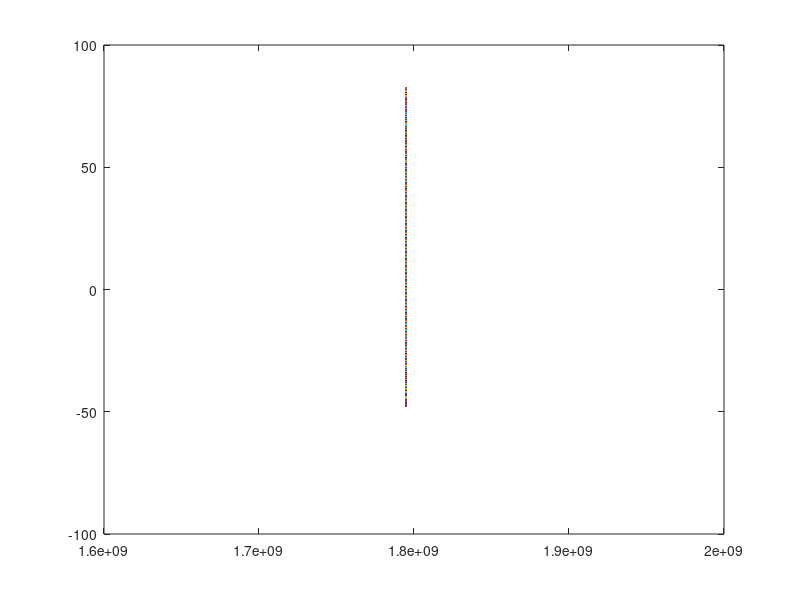

Source code (MATLAB): (Note: this script raises an error after producing the figure.)

%% This code was made to verify if there is a difference between using subscribed angles vs actual data
%based on the ang vel, i found out that both methods give us the same
%angular velocity. Based on this I can assume angular velocity values are
%not wrong
time_test=linspace(0,1,991)/220;
phi=-65*cos(2*3.14*220*time_test)+(65-47.5);
plot(time,phi)
hold on
plot(time,phi_f)
figure
phi_dot=diff(phi)/(time_test(2)-time_test(1));
plot(time_test(1:end-1),phi_dot)
hold on
plot(time(1:end-1),phi_dotf)
%% find the lift force based on this data
F_lift_test =1.22*0.5*(phi_dot*1.5/2000*3.14/180).^2*1.5/1000;
figure
plot(F_lift_test)
hold on
F_lift_test_2 =1.22*0.5*(phi_dotf*1.5/2000*3.14/180).^2*1.5/1000;
plot(F_lift_test_2)